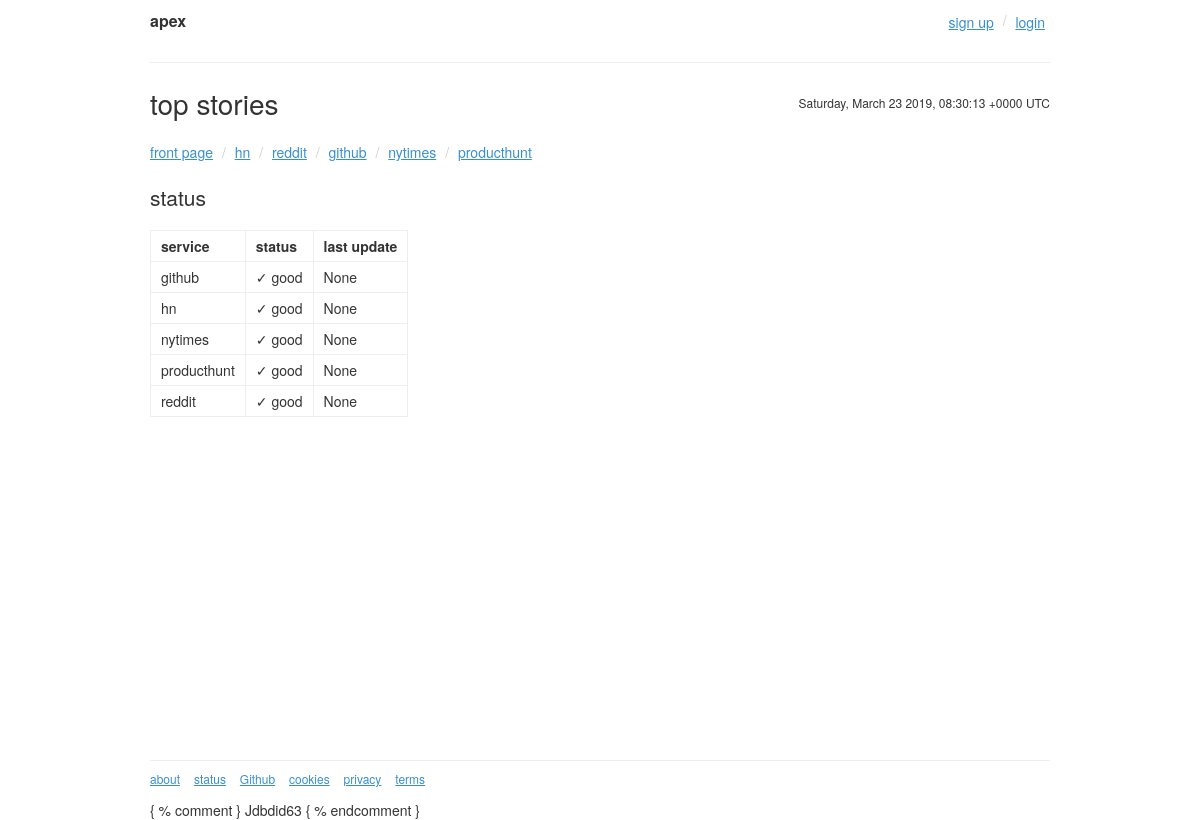
/status/, run on an earlier commit of the app's database.
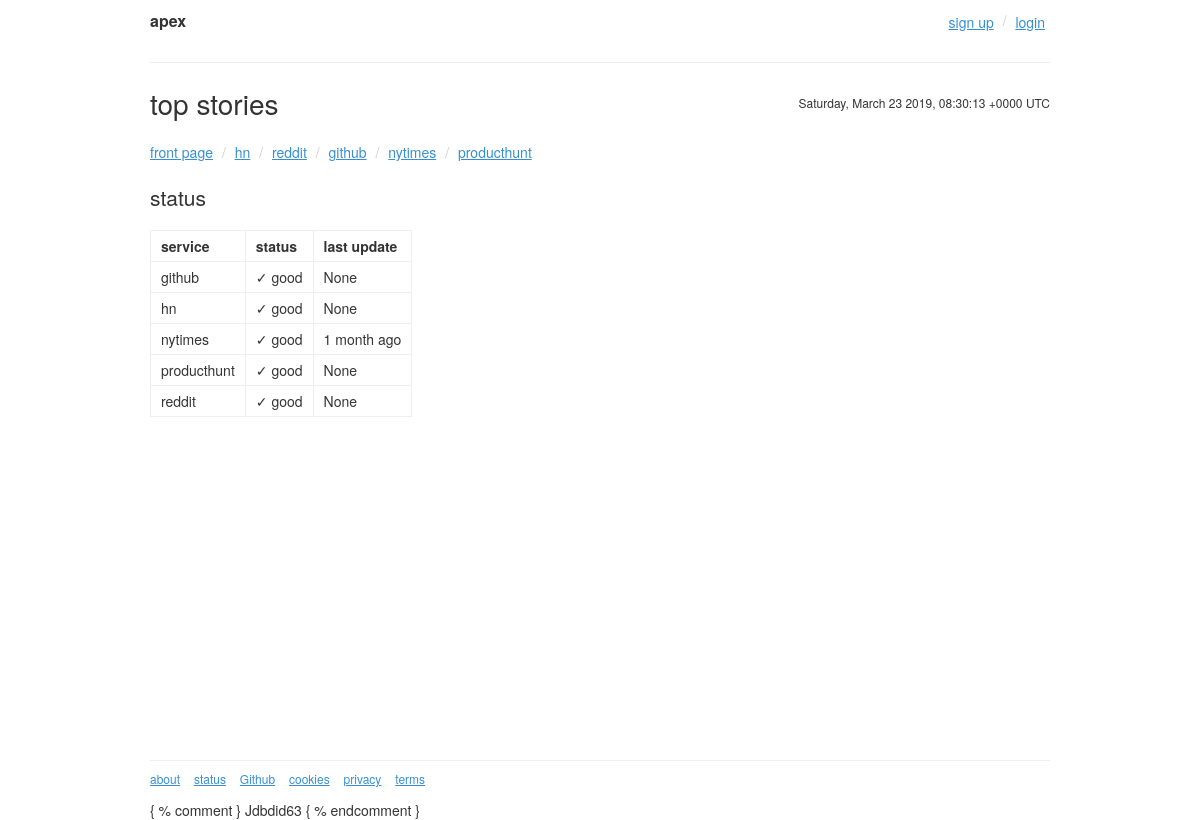
And on a later commit of the database.
### apex/apps/services/models.py (models this page shows, shortened)
class Service(models.Model):
    GOOD = 'G'
    ERROR = 'E'
    CRAWLING = 'C'
    CURRENT_STATUS = (
        (GOOD, '✓ good'),
        (ERROR, '× error'),
        (CRAWLING, '~ running')
        )
    name = models.CharField(max_length=255)
    slug = models.SlugField(max_length=30, unique=True)
    url = models.URLField()
    story_url = models.URLField()
    last_run = models.DateTimeField(null=True, blank=True)
    status = models.CharField(max_length=1, default=GOOD, choices=CURRENT_STATUS)
    class Meta:
        verbose_name = 'service'
        verbose_name_plural = 'services'
        ordering = ('name',)

### apex/apps/core/views.py (the view)
# urls.py: path('status/', core_views.status, name='status'),
def status(request):
    services = Service.objects.all()
    return render(request,'core/status.html',{
        'services':services
    })

### apex/apps/core/templatetags/startswith.py (called while the page is built)
@register.filter('startswith')
def startswith(text,starts):
    starts = '/%s/' % starts
    if isinstance(text,str):
        return text.startswith(starts)
    return False

### apex/apps/services/context_processors.py (called while the page is built)
def services(request):
    return {
        'services_slugs' : Service.objects.values_list('slug', flat=True).order_by('id')
    }

### apex/templates/core/status.html (shortened to what this page needs)
{% extends 'base.html' %}
{% load humanize %}
{% block content %}
  <h2>status</h2>
  <table class="status">
    <thead>
      <tr>
        <th>service</th>
        <th>status</th>
        <th>last update</th>
      </tr>
    </thead>
    <tbody>
      {% for service in services %}
      <tr>
        <td>{{ service.slug }}</td>
        <td>{{ service.get_status_display }}</td>
        <td>
          {% if service.status == 'C' %}
          ~
          {% else %}
            {{ service.last_run|naturaltime }}
          {% endif %}
        </td>
      </tr>
      {% endfor %}
    </tbody>
  </table>
{% endblock %}

What changed in the data, as far as the page shows it:
changed Service "nytimes": last_run "None" → "1 month ago"
